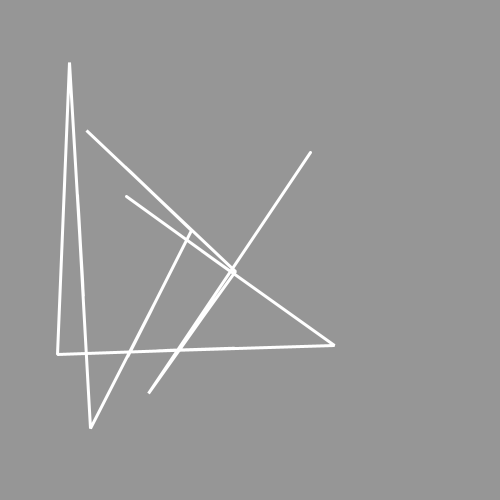
Frame 1 (no input)
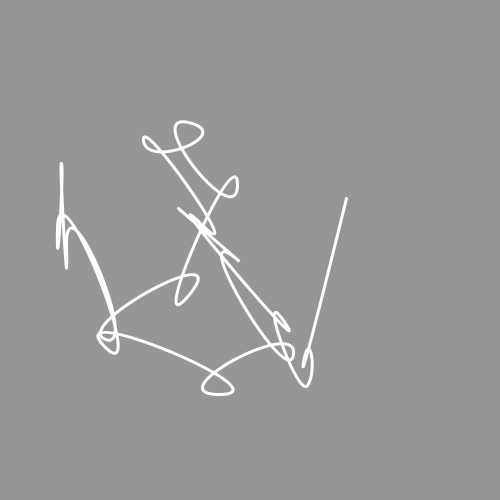
Frame 60 (the mouse pressed at the canvas centre just before this capture)
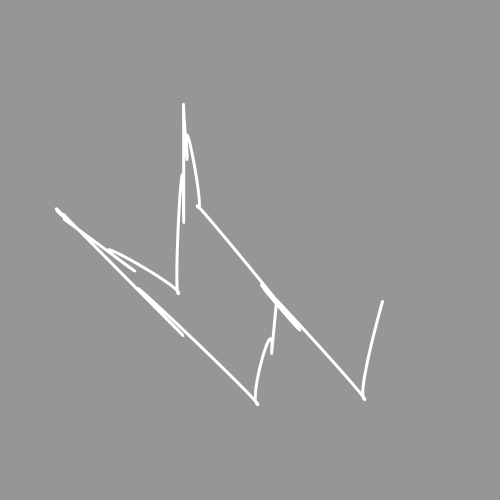
Frame 120 (the mouse held since frame 60 and released just before this capture)

The Processing sketch that drew these frames (run headless with seeded random() and noise(); from frame 60 on, the mouse is pressed at the canvas centre):

// Processing sketch: processing_147135
// ── processing_147135.pde

class Graph {
  float[] xs;
  float[] ys;
  int l;
  boolean[][] adj;

  Graph(int n) {
    l = n;
    xs = new float[n];
    ys = new float[n];
    adj = new boolean[n][n];
  }

  int order() {
    return l;
  }

  boolean isAdjacent(int u, int v) {
    return adj[max(u%l, v%l)][min(u%l, v%l)];
  }

  void join(int u, int v) {
    adj[max(u%l, v%l)][min(u%l, v%l)] = true;
  }

  void unjoin(int u, int v) {
    adj[max(u%l, v%l)][min(u%l, v%l)] = false;
  }

  float getX(int u) {
    return xs[u%l];
  }

  float getY(int u) {
    return ys[u%l];
  }

  void setX(int u, float x) {
    xs[u%l] = x;
  }

  void setY(int u, float y) {
    ys[u%l] = y;
  }

  void display() {
    /*
    for (int i=0; i<l; i++) {
      ellipse(xs[i], ys[i], 8, 8);
      for (int j=0; j<i; j++) {
        if ((xs[i] > width + 4 && xs[j] > width + 4) || (xs[i] < -4 && xs[j] < -4) || (ys[i] > height + 4 && ys[j] > height + 4) || (ys[i] < -4 && ys[j] < -4)) {
          adj[i][j] = false;
        }
        if (adj[i][j]) {
          line(xs[i], ys[i], xs[j], ys[j]);
        }
      }
    }*/
    
    
    /*
    beginShape();
    for (int i=0; i<l; i++) {
      vertex(xs[i],ys[i]);
    }
    endShape();
    */
    
    
    if (l>0) {
      beginShape();
      vertex(xs[0], ys[0]);
      for (int i=1; i<l-1; i++) {
        bezierVertex(xs[i-1], ys[i-1], xs[i+1], ys[i+1], 0.5*(xs[i]+xs[i+1]), 0.5*(ys[i]+ys[i+1]));
      }
      vertex(xs[l-1], ys[l-1]);
      endShape();
    }
    
    
  }

  Graph theta() {
    int n = 0;
    float x = 0;
    float y = 0;
    int[] is = new int[l*(l-1)/2];
    int[] js = new int[l*(l-1)/2];
    for (int i=0; i<l; i++) {
      for (int j=0; j<i; j++) {
        if (adj[i][j]) {
          is[n] = i;
          js[n] = j;
          n++;
        }
      }
    }
    Graph lineGraph = new Graph(n);
    for (int u=0; u<n; u++) {
      x = (xs[is[u]]+xs[js[u]])/2;
      y = (ys[is[u]]+ys[js[u]])/2;
      lineGraph.setX(u, x);
      lineGraph.setY(u, y);
      for (int v=0; v<u; v++) {
        if (is[u] == is[v] || js[u] == js[v] || is[u] == js[v] || js[u] == is[v]) {
          lineGraph.join(u, v);
        }
        else {
          lineGraph.unjoin(u, v);
        }
      }
    }
    return lineGraph;
  }

  Graph phi(float s) {
    float t = 1 - s/2;
    int n = 0;
    float x0 = 0;
    float y0 = 0;
    float x1 = 0;
    float y1 = 0;
    int[] is = new int[l*(l-1)/2];
    int[] js = new int[l*(l-1)/2];
    for (int i=0; i<l; i++) {
      for (int j=0; j<i; j++) {
        if (adj[i][j]) {
          is[n] = i;
          js[n] = j;
          n++;
        }
      }
    }
    Graph lineGraph = new Graph(2*n);
    for (int u=0; u<n; u++) {
      x0 = t*xs[is[u]] + (1-t)*xs[js[u]];
      y0 = t*ys[is[u]] + (1-t)*ys[js[u]];
      x1 = (1-t)*xs[is[u]] + t*xs[js[u]];
      y1 = (1-t)*ys[is[u]] + t*ys[js[u]];
      lineGraph.setX(2*u+1, x0);
      lineGraph.setY(2*u+1, y0);
      lineGraph.setX(2*u, x1);
      lineGraph.setY(2*u, y1);
      lineGraph.join(2*u+1, 2*u);
      for (int v=0; v<u; v++) {
        if (is[u] == is[v]) {
          lineGraph.join(2*u+1, 2*v+1);
        }
        if (js[u] == js[v]) {
          lineGraph.join(2*u, 2*v);
        }
        if (is[u] == js[v]) {
          lineGraph.join(2*u+1, 2*v);
        }
        if (js[u] == is[v]) {
          lineGraph.join(2*u, 2*v+1);
        }
      }
    }
    return lineGraph;
  }
}










Graph g = new Graph(10);

boolean[] dirs = new boolean[10];


boolean b = true;
float t = 0;
float targetX;
float targetY;
int c;
int d;

void setup() {
  size(500, 500);
  background(150);
  smooth();
  strokeWeight(3);
  strokeCap(ROUND);
  strokeJoin(BEVEL);
  stroke(255);
  //fill(255);
  noFill();

  t = 0;
  
  g = new Graph(10);
  
  for (int i=0; i<10; i++) {
    boolean retry = true;
    while (retry) {
      retry = false;
      g.setX(i, random(50, width-50));
      g.setY(i, random(50, height-50));
      for (int j=0; j<i; j++) {
        if (dist(g.getX(i), g.getY(i), g.getX(j), g.getY(j)) <= 50) {
          retry = true;
        }
      }
    }
    dirs[i] = random(0, 1)>0.5;
    for (int j=0; j<i; j++) {
      if (/*dist(g.getX(i), g.getY(i), g.getX(j), g.getY(j)) <= 350 && dist(g.getX(i), g.getY(i), g.getX(j), g.getY(j)) >= 10 && random(0, 1)<0.8*/ j+1 == i) {
        g.join(i, j);
      }
      else {
        g.unjoin(i, j);
      }
    }
  }
}


void draw() {
  for (int i=0; i<g.order(); i++) {
    targetX = 50;
    targetY = 50;
    c = 0;
    d = 0;
    for (int j=0; j<g.order(); j++) {
      if (g.getX(i)>g.getX(j)) {
        c++;
      }
      if (g.getX(i)<g.getX(j)) {
        c--;
      }
      if (g.getY(i)>g.getY(j)) {
        d++;
      }
      if (g.getY(i)<g.getY(j)) {
        d--;
      }
    }
    if (c > 0) {
      targetX = width - 50;
    }
    if (d >= 0) {
      targetY = height - 50;
    }
    g.setX(i, g.getX(i) + 0.01*(targetX-g.getX(i)));
    g.setY(i, g.getY(i) + 0.01*(targetY-g.getY(i)));
    /*if (dirs[i] /*i%2==0*//*) {
     g.setX(i, g.getX(i) + cos(0.01*t*TWO_PI));
     g.setY(i, g.getY(i) + sin(0.01*t*TWO_PI));
     }
    else {
     g.setX(i, g.getX(i) + sin(0.01*t*TWO_PI));
     g.setY(i, g.getY(i) + cos(0.01*t*TWO_PI));
     }*/
  }
  Graph p = g.phi(t*0.01);
  if (t >= 100) {
    for (int i=0; i<g.order(); i++) {
      dirs[i] = random(0, 1)>0.5;
    }
  }
  
  if (g.order() <= 1) {
    setup();
  }

  /*
 if (t >= 100) {
   p = g.theta();
   }
   if (t <= 0) {
   p = g.phi(0);
   }*/

  background(150);
  p.display();
  if (t < 0) {
    //b = true;
    //delay(1000);
  }
  if (t > 100) {
    //b = false;
    //delay(1000);
    t = 0;
    g = g.theta();
  }
  if (b) {
    t++;
  }
  else {
    t--;
  }



  if (keyPressed && key == ' ') {
    setup();
  }
}
